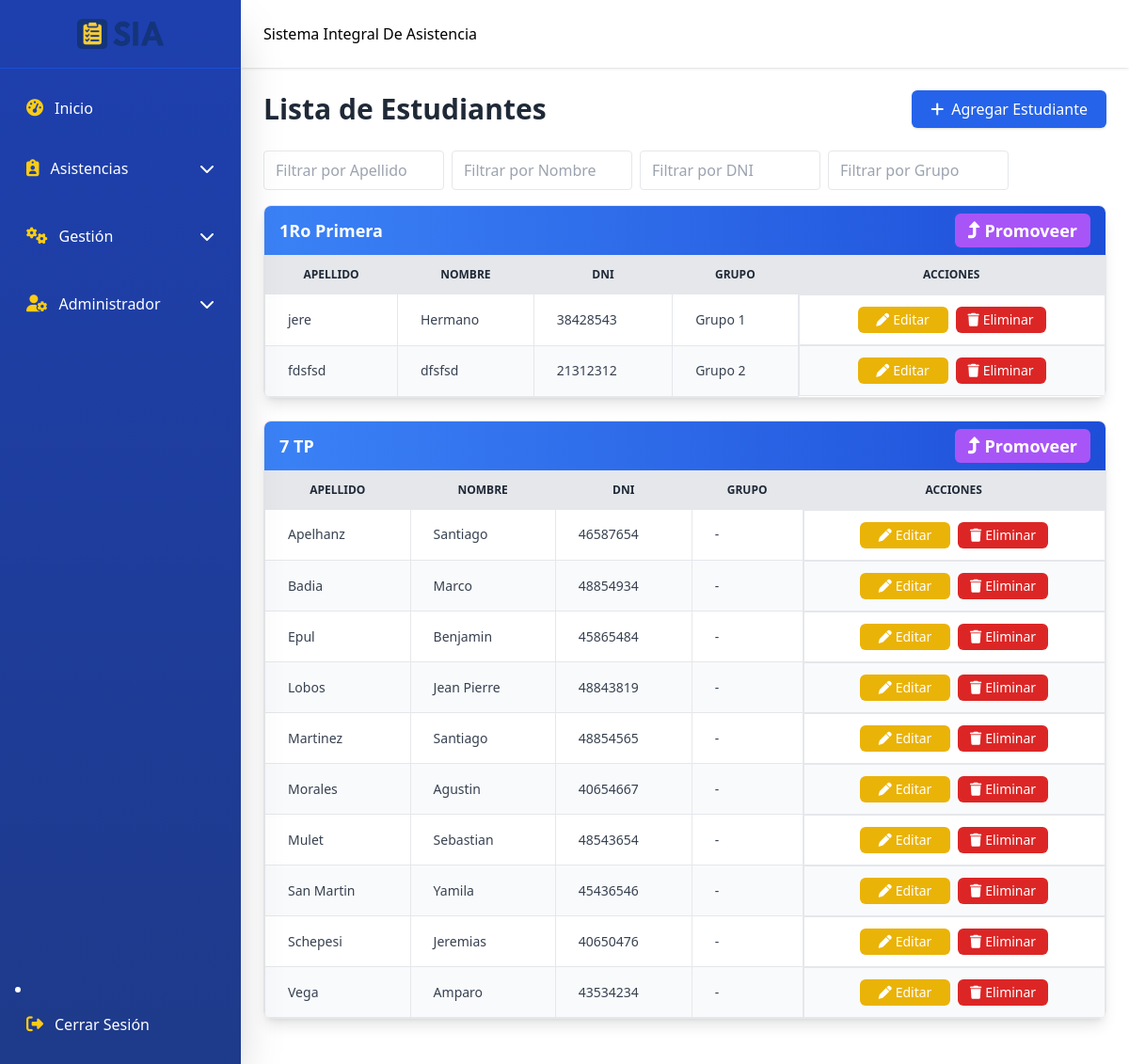
Page /students.php (signed in) on the earlier database version.
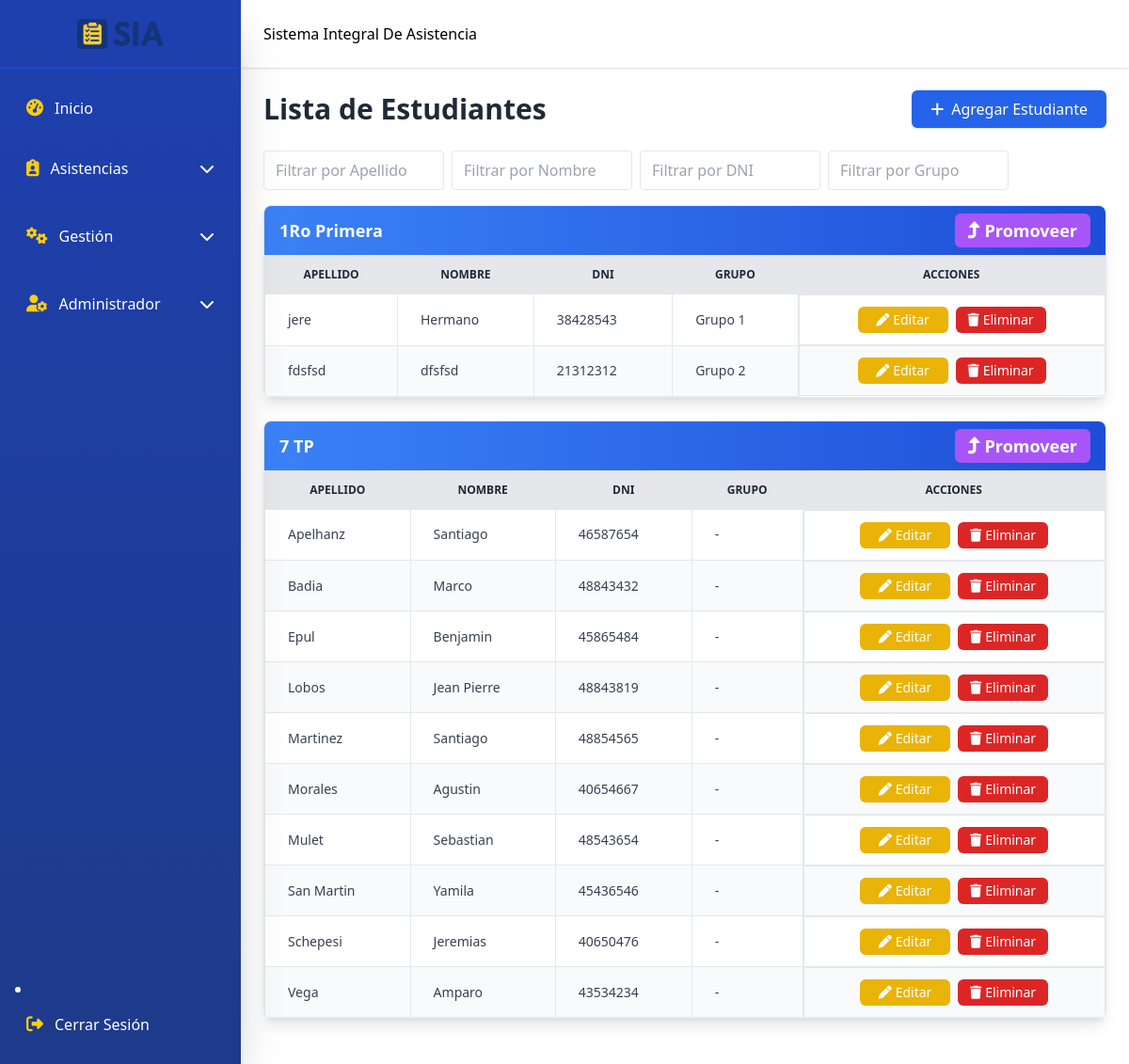
Same page on the later database version.
### tables this page shows
CREATE TABLE `students` (
  `student_id` int(11) NOT NULL,
  `last_name` varchar(50) NOT NULL,
  `first_name` varchar(100) NOT NULL,
  `course_id` int(11) NOT NULL,
  `DNI` int(50) DEFAULT NULL,
  `group_id` int(11) DEFAULT NULL
);

### students.php (the view, shortened to what the changed rows need)
<?php
include 'includes/header.php';
include 'includes/conn.php';
?>
<div class="flex-1 md:ml-64 transition-all duration-300">
  <br><br><br>
  <main class="pt-20 p-4 md:p-6">
    <div class="flex flex-col md:flex-row justify-between items-start md:items-center mb-6 gap-3 md:gap-0">
      <h1 class="text-3xl font-bold text-gray-800">Lista de Estudiantes</h1>
    </div>
    <?php
    try {
        $sql = "SELECT s.student_id, s.last_name, s.first_name, s.DNI, c.course_id, c.name AS course_name, g.group_id, g.name AS group_name
                FROM students s
                LEFT JOIN courses c ON s.course_id = c.course_id
                LEFT JOIN groups g ON s.group_id = g.group_id
                ORDER BY c.name, g.name, s.last_name, s.first_name";
        $stmt = $conn->query($sql);
        $students = $stmt->fetchAll();
        if ($students) {
            $grouped = [];
            foreach ($students as $student) {
                $grouped[$student['course_name']][] = $student;
            }
            foreach ($grouped as $course => $courseStudents) {
                echo "<div class='mb-6 border rounded-lg shadow-lg overflow-hidden'>";
                echo "<div class='bg-gradient-to-r from-blue-500 to-blue-700 text-white px-4 py-2 font-bold text-lg flex justify-between items-center'>";
                echo "<span>{$course}</span>";
                echo "<a href='javascript:void(0)'
                        onclick=\"openModalMoveStudents({$courseStudents[0]['course_id']}, '{$course}')\"
                        class='bg-purple-500 hover:bg-purple-700 text-white px-3 py-1 rounded-md flex items-center justify-center transition w-36'>
                        <i class='fas fa-level-up-alt mr-1'></i> Promoveer
                      </a>";
                echo "</div>";
                echo "<div class='overflow-x-auto'>";
                echo "<table class='min-w-full text-sm text-gray-700 border-collapse studentsTable'>";
                echo "<thead class='bg-gray-200 text-gray-800 uppercase text-xs font-semibold border-b border-gray-300'>
                        <tr>
                          <th class='px-6 py-3 border'>Apellido</th>
                          <th class='px-6 py-3 border'>Nombre</th>
                          <th class='px-6 py-3 border'>DNI</th>
                          <th class='px-6 py-3 border'>Grupo</th>
                          <th class='px-6 py-3 border text-center'>Acciones</th>
                        </tr>
                      </thead>";
                echo "<tbody>";
                foreach ($courseStudents as $i => $student) {
                    $rowClass = $i % 2 === 0 ? 'bg-white' : 'bg-gray-50';
                    $groupDisplay = $student['group_name'] ?? '-';
                    echo "<tr class='hover:bg-gray-50 {$rowClass}'>";
                    echo "<td class='px-6 py-3 border'>{$student['last_name']}</td>";
                    echo "<td class='px-6 py-3 border'>{$student['first_name']}</td>";
                    echo "<td class='px-6 py-3 border'>{$student['DNI']}</td>";
                    echo "<td class='px-6 py-3 border'>{$groupDisplay}</td>";
                    echo "<td class='px-6 py-3 border text-center flex justify-center gap-2'>
                            <a href='javascript:void(0)'
                               onclick='openEditModal(".json_encode($student).")'
                               class='flex items-center justify-center bg-yellow-500 hover:bg-yellow-600 text-white px-3 py-1 rounded-md w-24 transition'>
                               <i class='fa-solid fa-pen mr-1'></i>Editar
                            </a>
                            <a href='students_back/delete_student.php?id={$student['student_id']}'
                               class='flex items-center justify-center bg-red-600 hover:bg-red-700 text-white px-3 py-1 rounded-md w-24 transition'
                               onclick=\"return confirm('¿Estás seguro de eliminar este estudiante?')\">
                               <i class='fa-solid fa-trash mr-1'></i>Eliminar
                            </a>
                          </td>";
                    echo "</tr>";
                }
                echo "</tbody></table></div></div>";
            }
        } else {
            echo "<p class='text-center text-gray-500'>No hay estudiantes registrados</p>";
        }
    } catch (PDOException $e) {
        echo "<p class='text-center text-red-600'>Error: {$e->getMessage()}</p>";
    }
    ?>
  </main>
</div>

Differences in the rows shown:
changed students "Badia": DNI "48854934" → "48843432"
